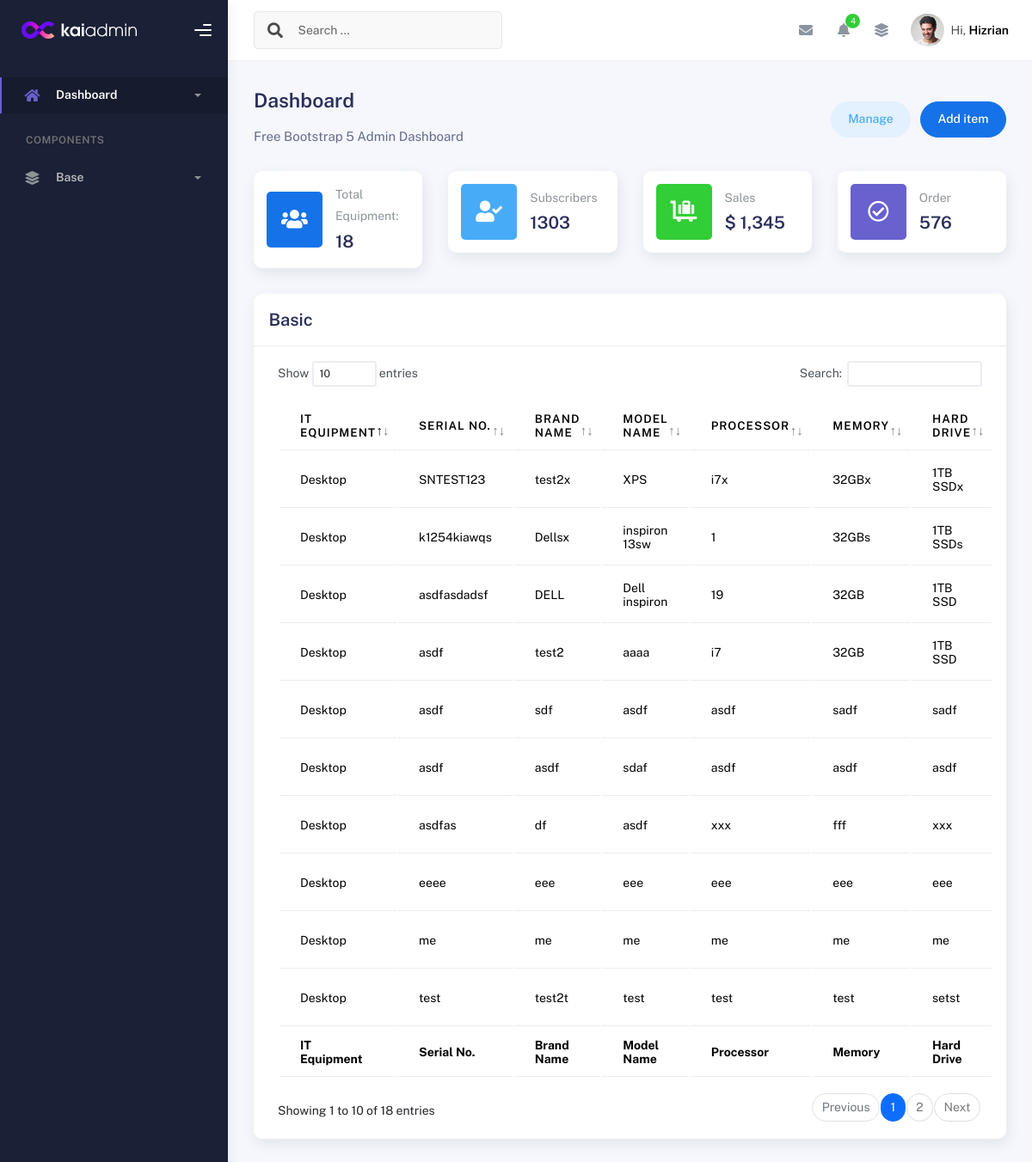
/, run on an earlier commit of the app's database.
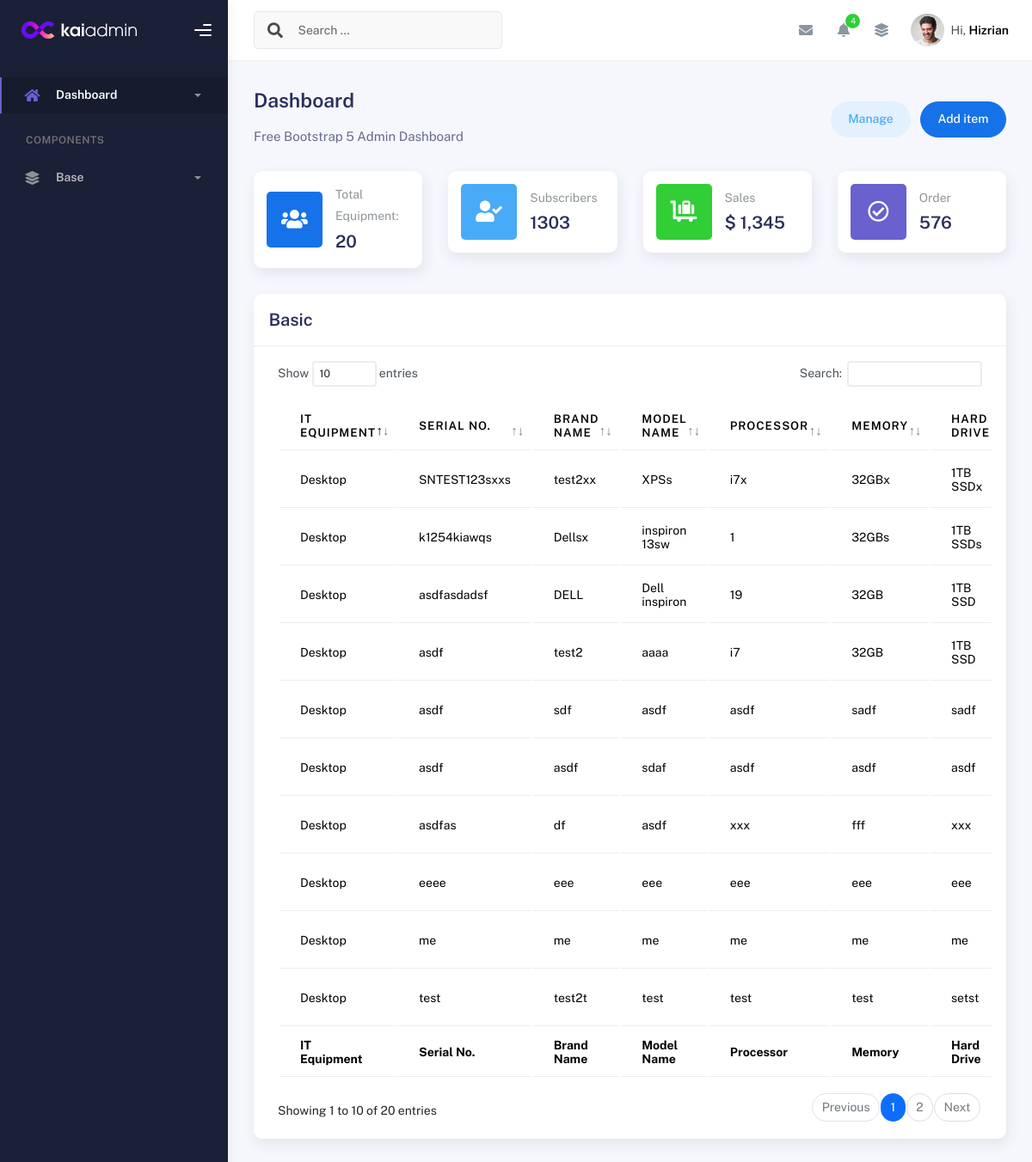
And on a later commit of the database.
### inventory/models.py (models this page shows, shortened)
class DESKTOPPACKAGE(models.Model):
    id = models.AutoField(primary_key=True)
    EQUIPMENT_CHOICES = [
        ('Desktop', 'Desktop'),
        ('Laptop', 'Laptop'),
        ('UPS', 'UPS'),
        ('Mouse', 'Mouse'),
    ]
    name = models.CharField(
        max_length=100,
        choices=EQUIPMENT_CHOICES,  # Use choices here
        default='desktop'  # Default value if needed
    )
    desktop_SerialNo = models.CharField(max_length=100)
    desktop_BrandName = models.CharField(max_length=100)
    desktop_Model = models.CharField(max_length=100)
    desktop_Processor = models.CharField(max_length=33)
    desktop_Memory = models.CharField(max_length=100)
    desktop_Drive = models.CharField(max_length=332)
    desktop_Graphics = models.CharField(max_length=100, blank=True, null=True)
    desktop_Graphics_Size = models.CharField(max_length=100, blank=True, null=True)
    desktop_OS = models.CharField(max_length=100, blank=True, null=True)
    desktop_Office = models.CharField(max_length=100, blank=True, null=True)
    desktop_OS_keys = models.CharField(max_length=100, blank=True, null=True)
    desktop_Office_keys = models.CharField(max_length=100, blank=True, null=True)
    desktop_Image = models.ImageField(upload_to='equipment_images/', blank=True, null=True)  # Add this line
    desktop_Monitor_SN = models.CharField(max_length=100, blank=True, null=True)
    desktop_Monitor_Brand = models.CharField(max_length=100, blank=True, null=True)
    desktop_Monitor_Model = models.CharField(max_length=100, blank=True, null=True)
    desktop_Monitor_Size = models.CharField(max_length=100, blank=True, null=True)
    desktop_Keyboard_SN = models.CharField(max_length=100, blank=True, null=True)
    desktop_keyboard_Brand = models.CharField(max_length=100, blank=True, null=True)
    desktop_keyboard_Model = models.CharField(max_length=100, blank=True, null=True)
    desktop_Mouse_SN = models.CharField(max_length=100, blank=True, null=True)
    desktop_Mouse_Brand = models.CharField(max_length=100, blank=True, null=True)
    desktop_Mouse_Model = models.CharField(max_length=100, blank=True, null=True)
    desktop_UPS_SN = models.CharField(max_length=100, blank=True, null=True)
    desktop_UPS_Brand = models.CharField(max_length=100, blank=True, null=True)
    desktop_UPS_Model = models.CharField(max_length=100, blank=True, null=True)
    desktop_Asset_owner = models.CharField(max_length=100, blank=True, null=True)
    desktop_Asset_designation = models.CharField(max_length=100, blank=True, null=True)
    desktop_Asset_section = models.CharField(max_length=100, blank=True, null=True)
    desktop_Enduser = models.CharField(max_length=100, blank=True, null=True)
    desktop_Enduser_designation = models.CharField(max_length=100, blank=True, null=True)
    desktop_Enduser_section = models.CharField(max_length=100, blank=True, null=True)
    desktop_PAR = models.CharField(max_length=100, blank=True, null=True)
    desktop_Propertyno = models.CharField(max_length=100, blank=True, null=True)
    desktop_Acquisition_Type = models.CharField(max_length=100, blank=True, null=True)
    desktop_Value = models.CharField(max_length=100, blank=True, null=True)
    desktop_Datereceived= models.CharField(max_length=100, blank=True, null=True)
    desktop_Dateinspected = models.CharField(max_length=100, blank=True, null=True)
    desktop_Supplier = models.CharField(max_length=100, blank=True, null=True)
    desktop_Status = models.CharField(max_length=100, blank=True, null=True)
    desktop_Computer_name = models.CharField(max_length=100, blank=True, null=True)
    is_disposed = models.BooleanField(default=False)  # Field to indicate disposal status, Default is False (not disposed)
    disposal_date = models.DateField(null=True, blank=True)  # Optional: Track the date of disposal

### inventory/views.py (the view)
# urls.py: path('', views.desktop_list_func, name='desktop_list_page'),
def desktop_list_func(request):
    desktop_list = DESKTOPPACKAGE.objects.filter(is_disposed=False)
    desktop_count = desktop_list.count()
    return render(request, 'base.html', {'desktop_List': desktop_list, 'desktop_count': desktop_count})

### templates/base.html (shortened to what the changed rows need)
{% load static %}
<link href="https://stackpath.bootstrapcdn.com/bootstrap/5.1.3/css/bootstrap.min.css" rel="stylesheet">
<link href="https://cdnjs.cloudflare.com/ajax/libs/font-awesome/5.15.4/css/all.min.css" rel="stylesheet">
<!DOCTYPE html>
<html lang="en">
  <head>
    {% block head %}
    <link rel="stylesheet" href="{% static 'css/bootstrap.min.css' %}">
    <link rel="stylesheet" href="{% static 'css/plugins.min.css' %}">
    <link rel="stylesheet" href="{% static 'css/kaiadmin.min.css' %}">
    {% endblock %}
  </head>
  <body>
    {% block sidebar %}
    <div class="wrapper">
       {% endblock %}
      {% block navbar %}
      <div class="main-panel">
 {% endblock %}
{% block content %}
        <div class="container">
          <div class="page-inner">
            <div class="row">
              <div class="col-sm-6 col-md-3">
                <div class="card card-stats card-round">
                  <div class="card-body">
                    <div class="row align-items-center">
                      <div class="col col-stats ms-3 ms-sm-0">
                        <div class="numbers">
                          <p class="card-category">Total Equipment:</p>
                          <h4 class="card-title">{{ desktop_count }}</h4>
                        </div>
                      </div>
                    </div>
                  </div>
                </div>
              </div>
            </div>
            <div class="row">
              <div class="col-md-12">
                <div class="card">
                  <div class="card-body">
                    <div class="table-responsive">
                      <table id="basic-datatables" class="display table table-striped-header-blue table-hover">
                        <thead>
                          <tr>
                            <th>IT Equipment</th>
                            <th>Serial No.</th>
                            <th>Brand Name</th>
                            <th>Model Name</th>
                            <th>Processor</th>
                            <th>Memory</th>
                            <th>Hard Drive</th>
                          </tr>
                        </thead>
                        <tfoot>
                          <tr>
                            <th>IT Equipment</th>
                            <th>Serial No.</th>
                            <th>Brand Name</th>
                            <th>Model Name</th>
                            <th>Processor</th>
                            <th>Memory</th>
                            <th>Hard Drive</th>
                          </tr>
                        </tfoot>
                        <tbody>
                          {% for desktop in desktop_List %}
                          <tr>
                            <td>{{ desktop.name }}</td>
                            <td>{{ desktop.desktop_SerialNo }}</td>
                            <td>{{ desktop.desktop_BrandName }}</td>
                            <td>{{ desktop.desktop_Model }}</td>
                            <td>{{ desktop.desktop_Processor }}</td>
                            <td>{{ desktop.desktop_Memory }}</td>
                            <td>{{ desktop.desktop_Drive }}</td>
                          </tr>
                          {% endfor %}
                        </tbody>
                      </table>
                    </div>
                  </div>
                </div>
              </div>
            </div>
        </div>
{% endblock %}
  </body>
</html>

What changed in the data, as far as the page shows it:
changed DESKTOPPACKAGE "32GBx": desktop_SerialNo "SNTEST123" → "SNTEST123sxxs"; desktop_BrandName "test2x" → "test2xx"; desktop_Model "XPS" → "XPSs"
Also different on the page:
{{ desktop_count }}: "18" → "20"
text written by a page script: "Show entries Search: Showing 1 to 10 of 18 entries Previous 1 2 Next" → "Show entries Search: Showing 1 to 10 of 20 entries Previous 1 2 Next"
